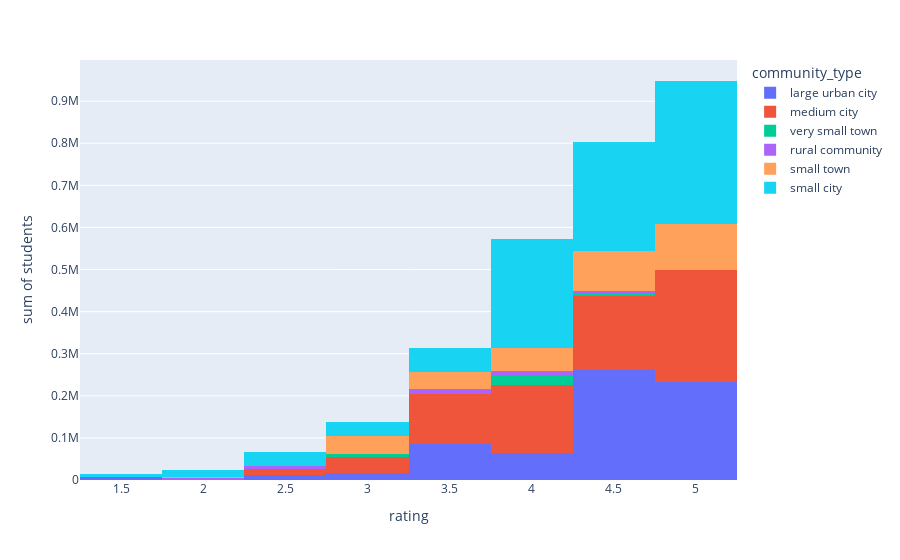

The notebook cell this image was saved under:
### Code cell
# Histogram of the DataSet:
fig = px.histogram(df, x='rating', y='students', color='community_type')
fig.show()

### Figure 1 — Plotly figure (JSON) as saved in the notebook; plotly's stock layout.template omitted (floating-point values rounded to 4 significant figures)
{"data": [{"alignmentgroup": "True", "bingroup": "x", "histfunc": "sum", "hovertemplate": "community_type=large urban city<br>rating=%{x}<br>sum of students=%{y}<extra></extra>", "legendgroup": "large urban city", "marker": {"color": "#636efa", "pattern": {"shape": ""}}, "name": "large urban city", "offsetgroup": "large urban city", "orientation": "v", "showlegend": true, "type": "histogram", "x": [5, 4.5, 5, 5, 5, 2.5, 4.5, 4.5, 4.5, 3.5, 5, 3, 4.5, 5, 4, 5, 4.5, 4, 3.5, 4, 4.5, 3.5, 4.5, 5, 4, 5, 4.5, 3, 5, 4.5, 4, 3, 1.5, 2.5, 5, 3.5, 4, 4.5, 4, 4, 3.5, 3.5, 4.5, 4.5], "xaxis": "x", "y": [37952, 14769, 48000, 3537, 25000, 10275, 15500, 36000, 40000, 10185, 12835, 14000, 16375, 2094, 8381, 32000, 2000, 16397, 29905, 1699, 23829, 14000, 12373, 22000, 15000, 30539, 21000, 1900, 16517, 34000, 3783, 1035, 7028, 2300, 1750, 1454, 16158, 14585, 900, 1100, 22968, 7288, 26251, 5000], "yaxis": "y"}, {"alignmentgroup": "True", "bingroup": "x", "histfunc": "sum", "hovertemplate": "community_type=medium city<br>rating=%{x}<br>sum of students=%{y}<extra></extra>", "legendgroup": "medium city", "marker": {"color": "#EF553B", "pattern": {"shape": ""}}, "name": "medium city", "offsetgroup": "medium city", "orientation": "v", "showlegend": true, "type": "histogram", "x": [3, 3.5, 4.5, 4.5, 5, 4.5, 4.5, 3, 4, 4.5, 5, 4.5, 4, 4, 4.5, 4.5, 4, 5, 5, 3.5, 5, 3.5, 5, 5, 3, 5, 5, 4, 5, 3.5, 4.5, 4, 4.5, 2.5, 4, 5, 4.5, 2.5, 3.5, 3.5, 3, 4, 5, 3.5, 3, 5, 3.5, 3, 4, 4, 3, 5, 2.5, 4], "xaxis": "x", "y": [9000, 29850, 31500, 36846, 2159, 16765, 3890, 11171, 14422, 43193, 14000, 11000, 1458, 26000, 2300, 12017, 16251, 9533, 10182, 29000, 30000, 14500, 18000, 16000, 1950, 1200, 9780, 18897, 27642, 4297, 6500, 16000, 7450, 260, 2200, 46000, 4039, 5776, 6500, 23717, 4000, 25829, 11114, 7000, 6738, 25069, 3400, 3094, 23000, 2890, 1132, 47000, 6712, 14500], "yaxis": "y"}, {"alignmentgroup": "True", "bingroup": "x", "histfunc": "sum", "hovertemplate": "community_type=very small town<br>rating=%{x}<br>sum of students=%{y}<extra></extra>", "legendgroup": "very small town", "marker": {"color": "#00cc96", "pattern": {"shape": ""}}, "name": "very small town", "offsetgroup": "very small town", "orientation": "v", "showlegend": true, "type": "histogram", "x": [4, 4.5, 4, 3.5, 4.5, 4.5, 3, 3, 2, 3, 2.5, 4], "xaxis": "x", "y": [13000, 2400, 1900, 1420, 400, 1800, 1600, 2300, 3100, 3040, 987, 8000], "yaxis": "y"}, {"alignmentgroup": "True", "bingroup": "x", "histfunc": "sum", "hovertemplate": "community_type=rural community<br>rating=%{x}<br>sum of students=%{y}<extra></extra>", "legendgroup": "rural community", "marker": {"color": "#ab63fa", "pattern": {"shape": ""}}, "name": "rural community", "offsetgroup": "rural community", "orientation": "v", "showlegend": true, "type": "histogram", "x": [4, 3.5, 3.5, 4.5, 4.5, 4, 4.5, 4.5, 3, 4, 3.5, 2, 2.5, 3, 2.5], "xaxis": "x", "y": [8500, 7238, 1500, 800, 3228, 1730, 2396, 125, 1000, 1651, 3014, 1200, 1193, 650, 6425], "yaxis": "y"}, {"alignmentgroup": "True", "bingroup": "x", "histfunc": "sum", "hovertemplate": "community_type=small town<br>rating=%{x}<br>sum of students=%{y}<extra></extra>", "legendgroup": "small town", "marker": {"color": "#FFA15A", "pattern": {"shape": ""}}, "name": "small town", "offsetgroup": "small town", "orientation": "v", "showlegend": true, "type": "histogram", "x": [5, 4, 5, 5, 4, 4, 4.5, 4, 5, 4.5, 3, 3.5, 3, 4, 4, 3, 5, 3, 4.5, 4, 4.5, 2, 3, 4, 3.5, 4, 4.5, 3.5, 4.5, 3, 4.5, 4.5, 4.5, 3, 3.5, 3, 3.5], "xaxis": "x", "y": [19446, 1850, 6500, 28500, 3400, 5514, 8500, 4000, 46184, 20436, 1450, 2299, 6800, 3500, 12000, 7500, 7859, 2100, 22000, 3443, 13000, 3287, 1724, 17552, 21000, 3000, 24000, 4816, 1700, 10000, 1800, 2100, 2400, 3394, 10222, 9000, 1100], "yaxis": "y"}, {"alignmentgroup": "True", "bingroup": "x", "histfunc": "sum", "hovertemplate": "community_type=small city<br>rating=%{x}<br>sum of students=%{y}<extra></extra>", "legendgroup": "small city", "marker": {"color": "#19d3f3", "pattern": {"shape": ""}}, "name": "small city", "offsetgroup": "small city", "orientation": "v", "showlegend": true, "type": "histogram", "x": [4.5, 2.5, 5, 5, 4, 5, 4.5, 5, 4.5, 5, 4.5, 4, 5, 5, 4, 5, 4, 5, 5, 4, 4.5, 5, 4.5, 4, 3.5, 4, 4, 5, 4, 3.5, 5, 4, 4.5, 4, 4, 4.5, 5, 5, 4, 4, 3.5, 4.5, 5, 4, 4, 4, 3.5, 3, 3.5, 3.5, 2, 3, 2.5, 4, 4.5, 4.5, 3, 4.5, 3, 3.5, 3, 1.5, 4, 5, 4, 2.5, 3, 2, 4.5, 4.5, 4.5, 4.5, 3, 3, 3.5, 3], "xaxis": "x", "y": [29000, 8600, 16234, 6000, 21215, 30000, 10000, 11926, 34000, 20000, 4100, 1300, 17170, 2150, 16902, 21000, 6500, 6950, 39150, 31000, 10500, 11000, 38000, 50000, 2100, 5000, 6100, 49695, 1500, 2500, 11000, 20000, 14000, 28000, 14172, 28000, 28000, 49000, 6300, 2000, 450, 1200, 14000, 370, 22000, 6825, 7500, 11610, 3500, 1500, 5000, 1000, 10000, 4000, 3500, 8000, 1493, 8900, 1531, 38000, 5599, 7854, 5041, 6232, 10216, 13000, 1400, 12000, 13228, 18000, 9080, 29131, 7000, 2183, 1800, 1750], "yaxis": "y"}], "layout": {"barmode": "relative", "legend": {"title": {"text": "community_type"}, "tracegroupgap": 0}, "margin": {"t": 60}, "xaxis": {"anchor": "y", "domain": [0, 1], "title": {"text": "rating"}}, "yaxis": {"anchor": "x", "domain": [0, 1], "title": {"text": "sum of students"}}}}
